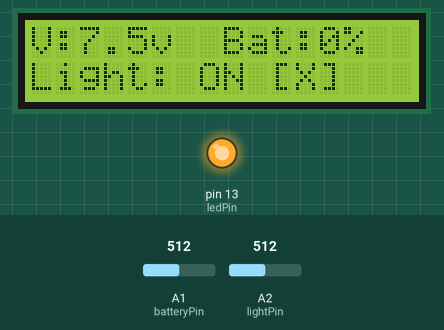
Recording of a sketch running on a simulated Arduino Uno, built with avr-gcc and run on an emulated ATmega328P. Parts: 16×2 character LCD, output pins drawn as LEDs (lit = HIGH). The inputs (shaded band) are chosen by the test bench; at power-on: A2 (lightPin) = 512, A1 (batteryPin) = 512. What the sketch prints to the serial monitor is not drawn.

Above: at 2.7 s.
2.8 s: A2 (lightPin) set to 411
4.3 s: A2 (lightPin) set to 385
At 5.7 s:
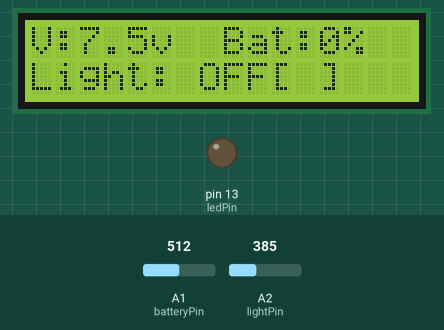
6.0 s: A1 (batteryPin) set to 390
At 7.4 s:
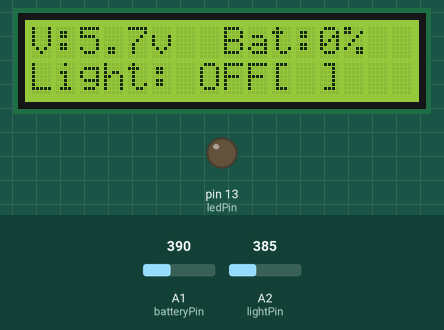
7.7 s: A1 (batteryPin) set to 410
At 9.0 s:
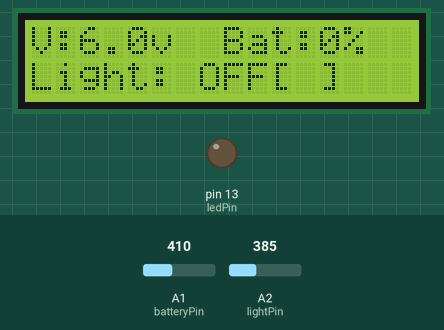
9.3 s: A1 (batteryPin) set to 306
At 10.5 s:
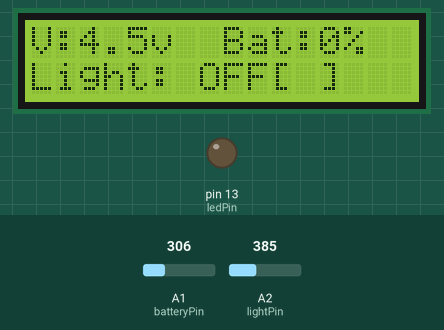
11.0 s: A2 (lightPin) set to 511
At 12.1 s:
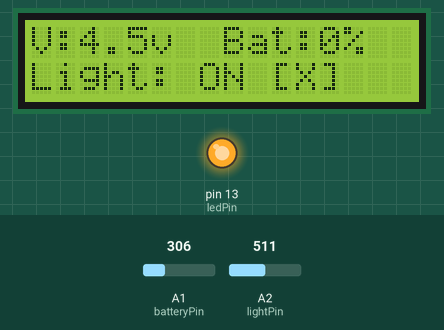
Timing chart, 0 to 13.6 s (numbered marks = the images above; inputs shaded):
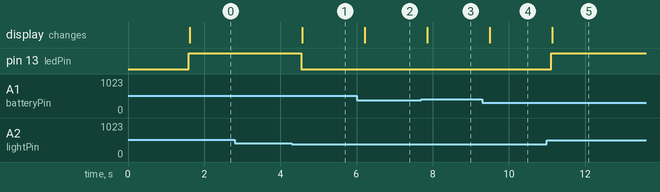

The sketch:

sketch_dec1a.ino
```cpp
#include <Wire.h>
#include <LiquidCrystal_I2C.h>

LiquidCrystal_I2C lcd(0x27, 16, 2);

const int lightPin = A2;
const int batteryPin = A1;
const int ledPin = 13;

const int threshold = 400;
const float dividerRatio = 3.0;

void setup() {
  Serial.begin(9600);
  pinMode(ledPin, OUTPUT);
  pinMode(lightPin, INPUT);
  pinMode(batteryPin, INPUT);

  lcd.init();
  lcd.backlight();

  lcd.setCursor(0, 0);
  lcd.print("Wind Generator");
  lcd.setCursor(0, 1);
  lcd.print("System Check...");
  delay(1500);
  lcd.clear();
}

void loop() {
  int lightValue = analogRead(lightPin);
  int voltRaw = analogRead(batteryPin);
  Serial.println(lightValue);
  Serial.println(voltRaw);
  Serial.println();

  float voltage = ((float)voltRaw / 1023.0) * 5 * dividerRatio;

  int percent = map(voltage * 100, 1100, 1450, 0, 100);

  if (percent < 0) percent = 0;
  if (percent > 100) percent = 100;

  bool isLedOn = false;
  if (lightValue > threshold) {
    digitalWrite(ledPin, HIGH);
    isLedOn = true;
  } else {
    digitalWrite(ledPin, LOW);
    isLedOn = false;
  }

  lcd.setCursor(0, 0);
  lcd.print("V:");
  lcd.print(voltage, 1);
  lcd.print("v  ");

  lcd.print("Bat:");
  lcd.print(percent);
  lcd.print("% ");

  lcd.setCursor(0, 1);
  lcd.print("Light: ");
  if(isLedOn) {
    lcd.print("ON [X]");
  } else {
    lcd.print("OFF[ ]");
  }

  delay(300);
}
```

Measured:
- the behaviour switches between 401 and 400 on A2 (lightPin) (found by bisection; images 0 and 1)
- after the input at 2.8 s, every drawn part: stays the same
- after the input at 4.3 s, pin 13 (ledPin): HIGH → LOW after 0.25 s; the display: changes after 0.28 s (image 1)
- after the input at 6.0 s, the display: changes after 0.22 s (image 2)
- after the input at 7.7 s, the display: changes after 0.16 s (image 3)
- after the input at 9.3 s, the display: changes after 0.20 s (image 4)
- after the input at 11.0 s, pin 13 (ledPin): LOW → HIGH after 0.12 s; the display: changes after 0.15 s (image 5)
